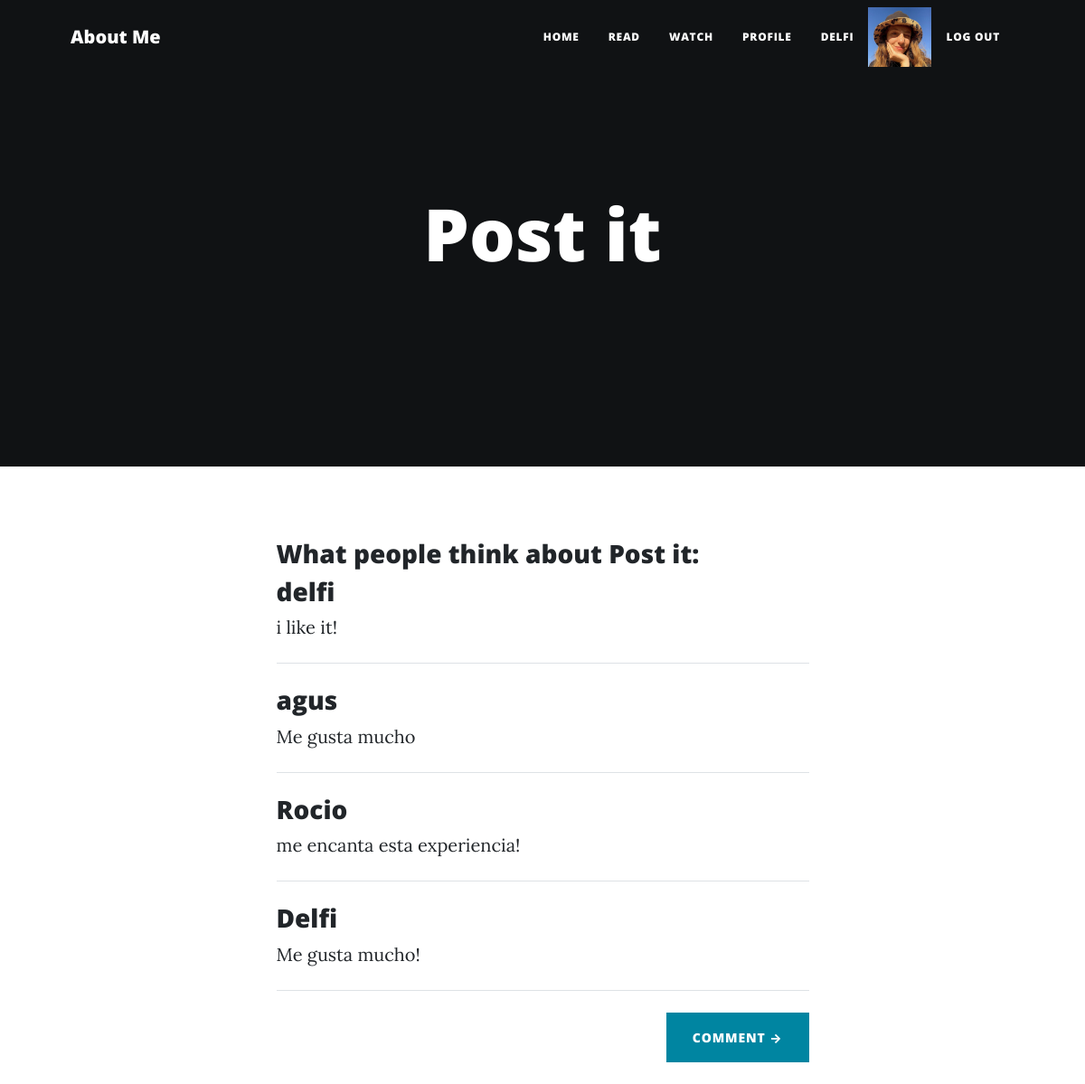
The app's page /opinionList/ (signed in), older data.
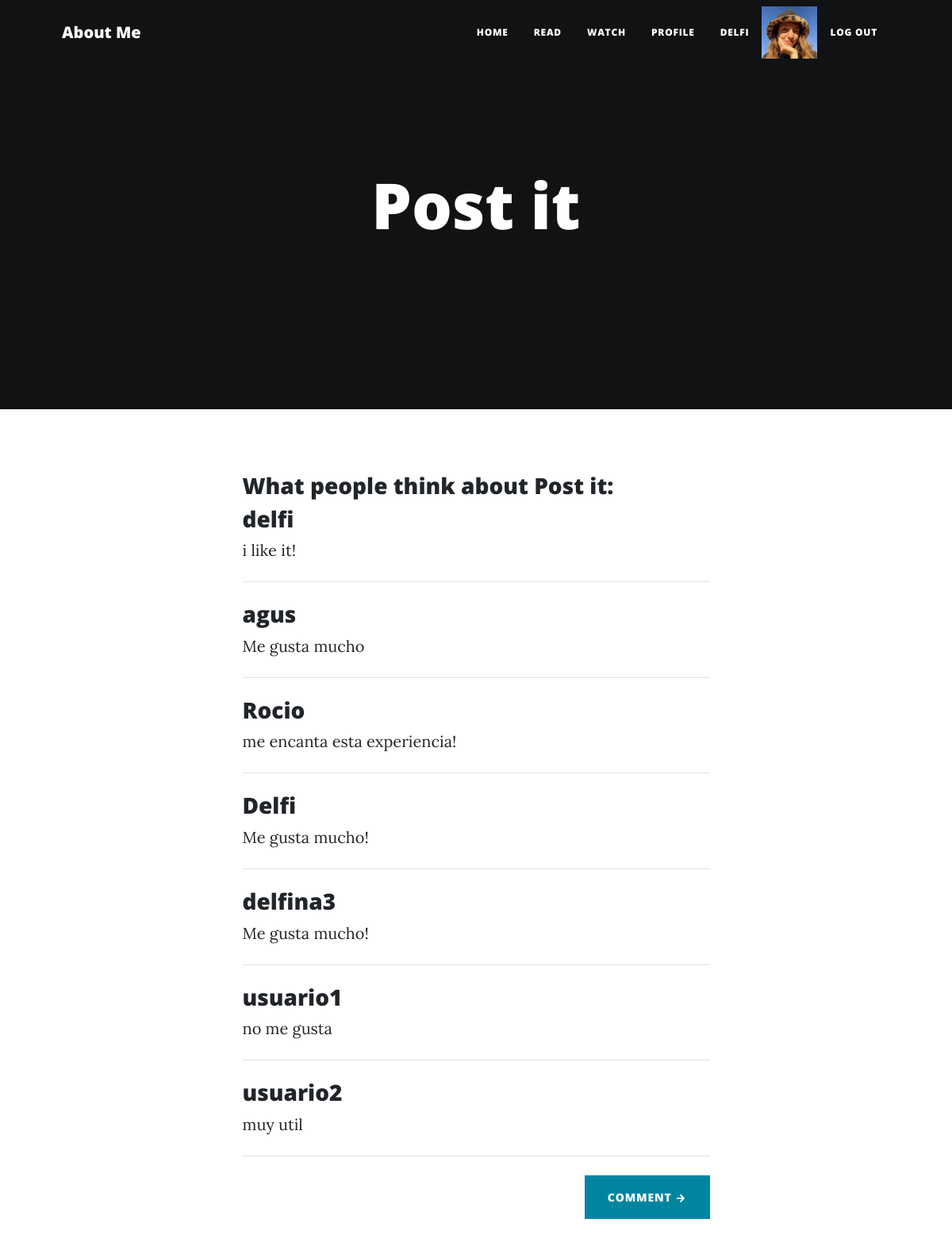
The same page, newer data.
### Postit/models.py (models this page shows, shortened)
class Opinion(models.Model):
      sign = models.CharField(max_length= 30, null = 'null', unique = True)
      text = models.CharField(max_length = 100, null = 'null')

### Postit/views.py (the view)
# urls.py: path('opinionList/', opinionList, name = 'opinionList'),
def opinionList(request):
    opinions = Opinion.objects.all()
    context = {'opinions': opinions}
    return render(request, 'Postit/opinionList.html', context)

### Postit/templates/Postit/opinionList.html (shortened to what this page needs)
{% extends 'Postit/padre.html'%}}
{% load static %}
{% block opinionPost%}Post it {% endblock%}
{% block comentarios%}
    <h3> What people think about Post it:</h3>
    {% for opinion in opinions %}
        <h3 class="post-title"> {{opinion.sign}} </h3>
        <p1> {{opinion.text}} </p1>
    <hr class="my-4" />
    {%endfor%}
    <div class="d-flex justify-content-end mb-4"><a class="btn btn-primary text-uppercase" href="/Postit/opinionForm">Comment →</a></div>
{%endblock%}

Row changes from the older to the newer data that the page shows:
added Opinion: sign "delfina3", text "Me gusta mucho!"
added Opinion: sign "usuario1", text "no me gusta"
added Opinion: sign "usuario2", text "muy util"
